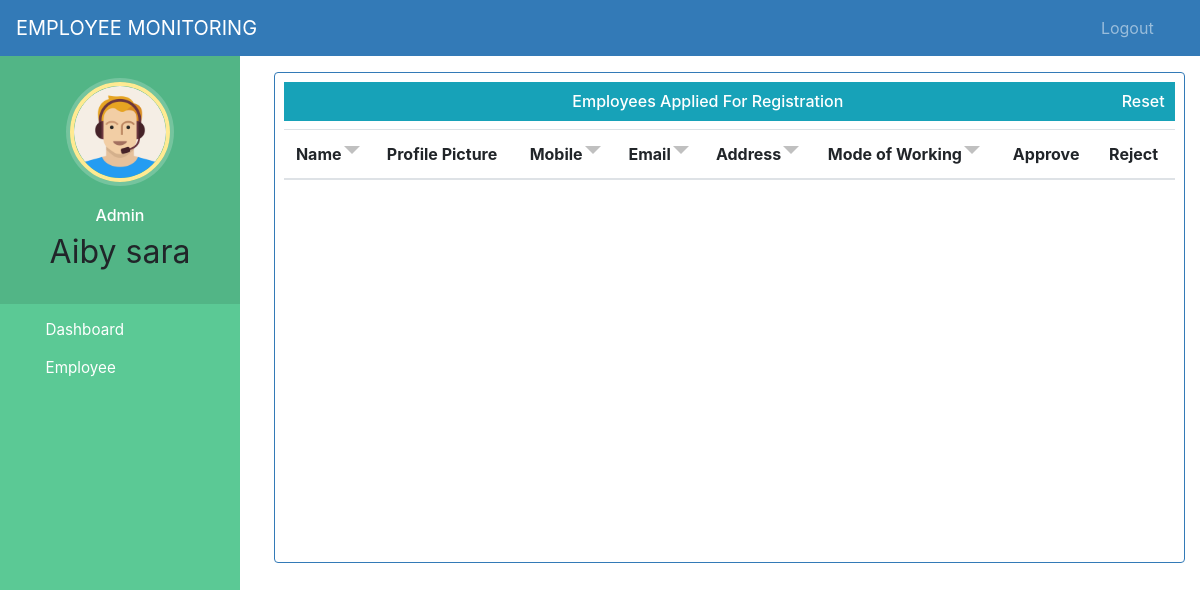
/admin-approve-employee (signed in), run on an earlier commit of the app's database.
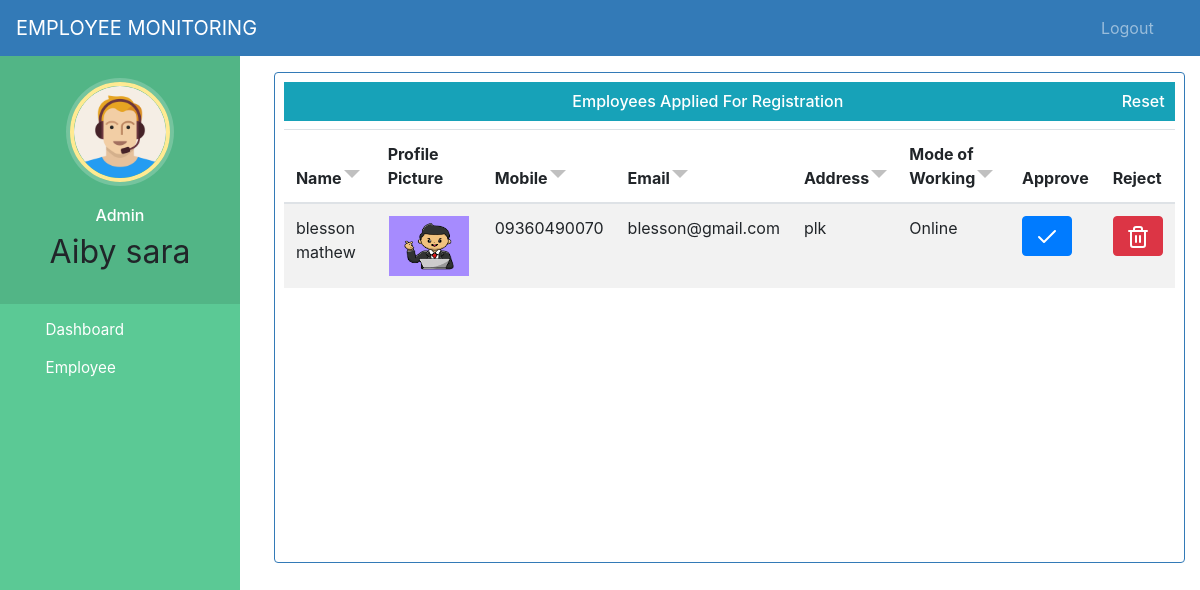
And on a later commit of the database.
### employee/models.py (models this page shows, shortened)
class Employee(models.Model):
    user = models.OneToOneField(User, on_delete=models.CASCADE)
    profile_pic = models.ImageField(upload_to='profile_pic/EmployeeProfilePic/', null=True, blank=True)
    mode = models.CharField(max_length=128, choices=mode_status, default='Offline')
    address = models.CharField(max_length=128)
    mobile = models.CharField(max_length=12, null=True)
    email = models.EmailField(max_length=128, null=True)
    status = models.BooleanField(default=False)
    last_activity = models.DateTimeField(null=True, blank=True)
    @property
    def get_name(self):
        return self.user.first_name + " " + self.user.last_name

### employee/views.py (the view)
# urls.py: path('admin-approve-employee', views.admin_approve_employee_view, name='admin-approve-employee'),
@login_required(login_url='userlogin')
@user_passes_test(is_admin)
def admin_approve_employee_view(request):
    employees = models.Employee.objects.all().filter(status=False)
    return render(request, 'admin_approve_employee.html', {'employees': employees})

### employee/views.py (called while the page is built)
def is_admin(user):
    return user.groups.filter(name='ADMIN').exists()

### templates/admin_approve_employee.html (shortened to what this page needs)
{% extends 'admin_base.html' %}
{% block content %}
{%load static%}
<head>
  <link rel="stylesheet" href="https://maxcdn.bootstrapcdn.com/bootstrap/4.5.2/css/bootstrap.min.css">
</head>
  <link rel="stylesheet" href="{% static 'css/sort.css' %}">
<br><br><br>
<div class="container">
  <div class="bor">
    <div class="tableFixHead">
      <h6 class="bg-info" style="padding:10px; text-align:center;">Employees Applied For Registration
      <a style="float:right; text-decoration: none; color:white" href="/admin-approve-employee">Reset</a>
      </h6>
       <table class="table table-striped" id="myTable">
        <thead>
          <tr>
            <th onclick="sortTable(0)" class="headerSortDown">Name</th>
            <th>Profile Picture</th>
            <th onclick="sortTable(1)" class="headerSortDown">Mobile</th>
              <th onclick="sortTable(2)" class="headerSortDown">Email</th>
            <th onclick="sortTable(3)" class="headerSortDown">Address</th>
            <th onclick="sortTable(4)" class="headerSortDown">Mode of Working</th>
            <th>Approve</th>
            <th>Reject</th>
          </tr>
        </thead>
         <tbody>
          {% for e in employees %}
          <tr>
            <td> {{e.get_name}}</td>
              <td> <center>
                  {% if e.profile_pic %}
                  <img src="{{ e.profile_pic.url }}" alt="Profile Pic missing" height="60px" width="80px" />
                  {% else %}
                  No Profile Pic
                  {% endif %}
              </center> </td>
            <td>{{e.mobile}}</td>
              <td>{{e.email}}</td>
            <td>{{e.address}}</td>
            <td>{{e.mode}}</td>
              <td><a class="btn btn-primary btn-xs" href="{% url 'approve-employee' e.id  %}"><span>
                <svg xmlns="http://www.w3.org/2000/svg" width="24" height="24" viewBox="0 0 24 24" fill="none" stroke="currentColor" stroke-width="2" stroke-linecap="round" stroke-linejoin="round" class="feather feather-check"><polyline points="20 6 9 17 4 12"></polyline></svg>
              </span></a></td>
            <td><a class="btn btn-danger btn-xs" href="{% url 'reject-employee' e.id  %}"
                onclick="return confirm('Are you sure you want to delete this?')"><span>
            </span></a></td>
          </tr>
          {% endfor %}
         </tbody>
    </table>
    </div>
  </div>
</div>
{% endblock content %}

### templates/admin_base.html (shortened to what this page needs)
<!DOCTYPE html>
{% load static %}
<html lang="en">
<head>
  <link rel="stylesheet" href="https://stackpath.bootstrapcdn.com/bootstrap/4.3.1/css/bootstrap.min.css">
  <link rel="stylesheet" href="https://maxcdn.bootstrapcdn.com/font-awesome/4.7.0/css/font-awesome.min.css">
  <link rel="stylesheet" href="{% static '/style.css' %}">
</head>
<body>
  <nav class="menu" tabindex="0">
    <header class="avatar">
      <img src="{% static 'images/adminpropic.png' %}" />
      <br><br>
      <h6 >Admin</h6>
      <h2>{{request.user.first_name}}</h2>
    </header>
    <ul>
      <a style="color:white; text-decoration:none;" href="/admin-dashboard"><li tabindex="0" class="icon-dashboard"><span>Dashboard</span></li></a>
      <a style="color:white; text-decoration:none;" href="/admin-employee"><li tabindex="0" class="icon-user"><span>Employee</span></li></a>
    </ul>
  </nav>
  <main>
    <div class="bs-example">
      <nav class="navbar navbar-expand-md  navbar-dark fixed-top" style="background:#337AB7;">
        <a href="/admin-dashboard" class="navbar-brand">EMPLOYEE MONITORING</a>
        <div class="collapse navbar-collapse justify-content-between" id="navbarCollapse">
          <div class="navbar-nav" style=" margin-left: 90%;">
            <a href="/logout" class="nav-item nav-link">Logout</a>
          </div>
        </div>
      </nav>
    </div>
    {% block content %}
    {% endblock content %}
  </main>
</body>
</html>

### static/css/style.css (style rules this page uses)
body { padding-left: 240px; }
main { position: relative; height: 100vh; }
.menu { background: #5bc995; height: 100vh; width: 240px; position: fixed; top: 0px; left: 0; z-index: 5; outline: none; }
.menu .avatar { background: rgba(0, 0, 0, 0.1); padding: 2em 0.5em; text-align: center; }
.menu .avatar img { width: 100px; border-radius: 50%; overflow: hidden; border: 4px solid #ffea92; box-shadow: 0 0 0 4px rgba(255, 255, 255, 0.2); }
.menu .avatar h2 { font-weight: normal; margin-bottom: 0; }
.menu ul { list-style: none; padding: 0.5em 0; margin: 0; }
.menu ul li { padding: 0.5em 1em 0.5em 3em; font-size: 0.95em; font-weight: regular; background-repeat: no-repeat; background-position: left 15px center; background-size: auto 20px; transition: all 0.15s linear; cursor: pointer; }
.menu ul li.icon-dashboard { background-image: url("http://www.entypo.com/images//gauge.svg"); }
.menu ul li.icon-user { background-image: url("http://www.entypo.com/images//user.svg"); }

### static/css/sort.css (style rules this page uses)
th { cursor: pointer; }
.headerSortDown:after { content: ' '; position: relative; left: 2px; border: 8px solid transparent; }
.headerSortDown:after { top: 10px; border-top-color: silver; }
.headerSortDown { padding-right: 10px; }

### templates/admin_base.html (style rules this page uses)
a:link { text-decoration: none; }
a { color: white; }
body { padding-left: 240px; }
main { position: relative; height: 100vh; }
.menu { background: #5bc995; height: 100vh; width: 240px; position: fixed; top: 50px; left: 0; z-index: 5; outline: none; }
.menu .avatar { background: rgba(0, 0, 0, 0.1); padding: 2em 0.5em; text-align: center; }
.menu .avatar img { width: 100px; border-radius: 50%; overflow: hidden; border: 4px solid #ffea92; box-shadow: 0 0 0 4px rgba(255, 255, 255, 0.2); }
.menu .avatar h2 { font-weight: normal; margin-bottom: 0; }
.menu ul { list-style: none; padding: 0.5em 0; margin: 0; }
.menu ul li { padding: 0.5em 1em 0.5em 3em; font-size: 0.95em; font-weight: regular; background-repeat: no-repeat; background-position: left 15px center; background-size: auto 20px; transition: all 0.15s linear; cursor: pointer; }
.menu ul li.icon-dashboard { background-image: url("http://www.entypo.com/images//gauge.svg"); }
.menu ul li.icon-user { background-image: url("http://www.entypo.com/images//user.svg"); }

### templates/admin_approve_employee.html (style rules this page uses)
a:link { text-decoration: none; }
h6 { text-align: center; }
.menu { top: 50px; }
h6 { color: white; }
.bor { padding:1%; margin-left:2%; border:1px solid transparent;border-radius:4px; border-color:#337ab7; }
.tableFixHead { overflow-y: auto; height: 470px; }
.tableFixHead thead th { position: sticky; top: 0; }
.tableFixHead h6 { position: sticky; }
th { background-color: white; }

What changed in the data, as far as the page shows it:
added Employee: get_name "blesson mathew", profile_pic (picture), mobile "09360490070", email "blesson@gmail.com", address "plk", mode "Online"
